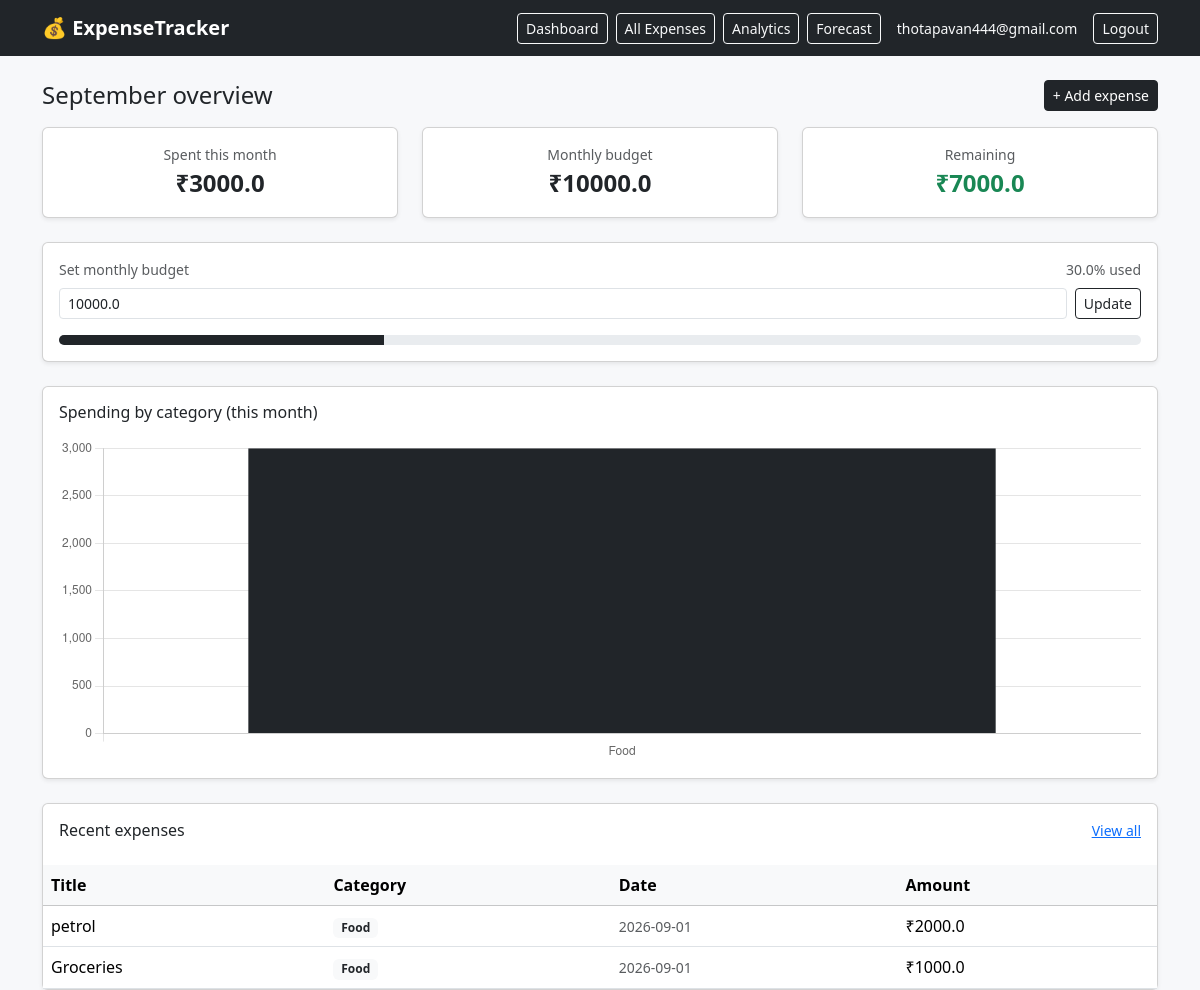
Page /dashboard (signed in) on the earlier database version.
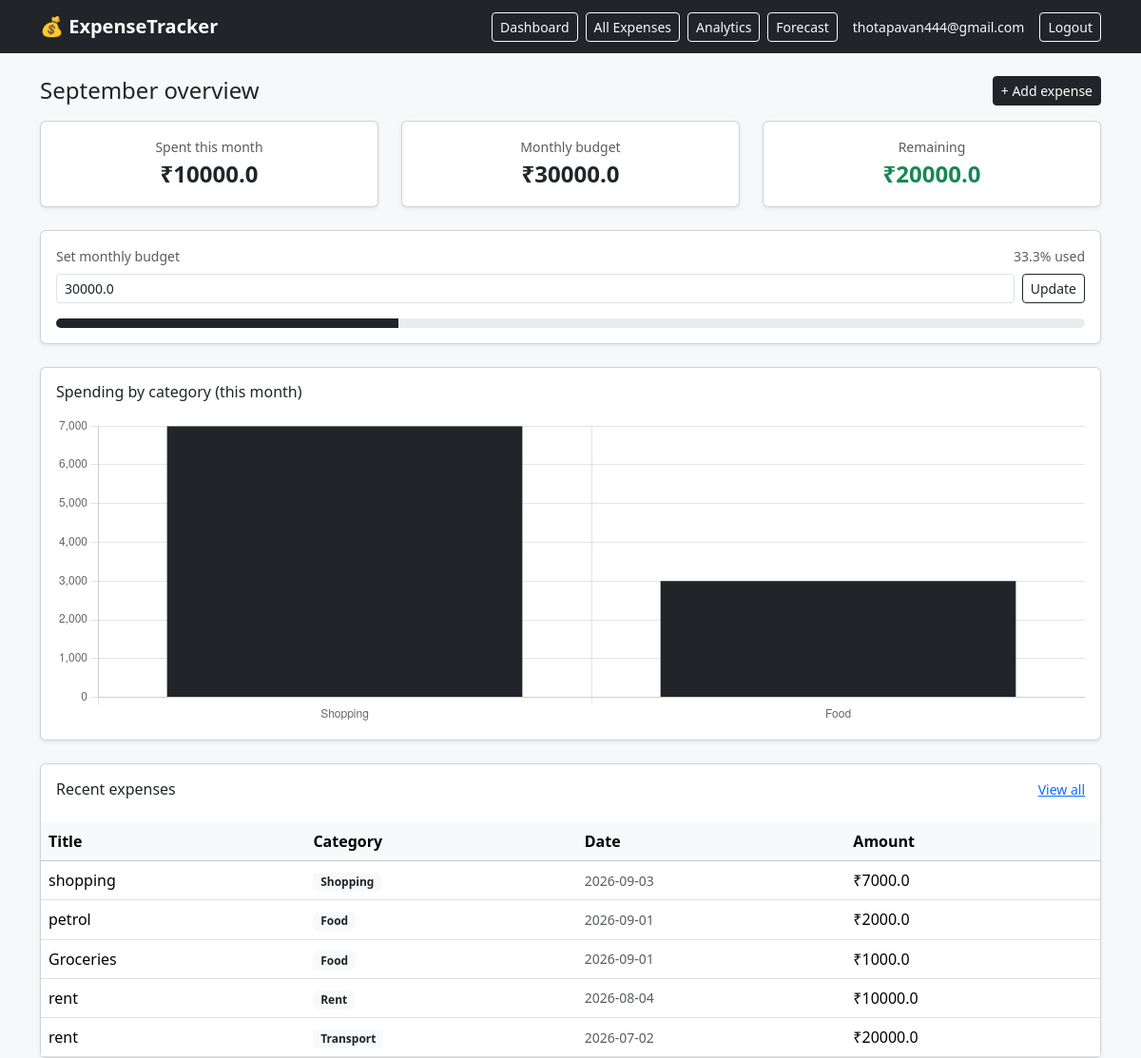
Same page on the later database version.
### models.py (models this page shows, shortened)
class User(UserMixin, db.Model):
    id = db.Column(db.Integer, primary_key=True)
    email = db.Column(db.String(120), unique=True, nullable=False)
    password_hash = db.Column(db.String(200), nullable=False)
    monthly_budget = db.Column(db.Float, default=0.0)
    expenses = db.relationship("Expense", backref="owner", lazy=True, cascade="all, delete-orphan")

class Expense(db.Model):
    id = db.Column(db.Integer, primary_key=True)
    user_id = db.Column(db.Integer, db.ForeignKey("user.id"), nullable=False)
    title = db.Column(db.String(120), nullable=False)
    amount = db.Column(db.Float, nullable=False)
    category = db.Column(db.String(50), default="Other")
    note = db.Column(db.String(255), default="")
    expense_date = db.Column(db.Date, default=date.today)
    created_at = db.Column(db.Date, default=date.today)

### app.py (the view)
    @app.route("/dashboard")
    @login_required
    def dashboard():
        today = date.today()
        month_start = today.replace(day=1)
        month_expenses = Expense.query.filter(
            Expense.user_id == current_user.id,
            Expense.expense_date >= month_start,
        ).order_by(Expense.expense_date.desc()).all()
        recent_expenses = Expense.query.filter_by(user_id=current_user.id).order_by(
            Expense.expense_date.desc(), Expense.id.desc()
        ).limit(10).all()
        total_month = round(sum(e.amount for e in month_expenses), 2)
        budget = current_user.monthly_budget or 0
        remaining = round(budget - total_month, 2)
        percent_used = round((total_month / budget) * 100, 1) if budget > 0 else None
        category_totals = defaultdict(float)
        for e in month_expenses:
            category_totals[e.category] += e.amount
        chart_labels = list(category_totals.keys())
        chart_values = [round(v, 2) for v in category_totals.values()]
        return render_template(
            "dashboard.html",
            recent_expenses=recent_expenses,
            total_month=total_month,
            budget=budget,
            remaining=remaining,
            percent_used=percent_used,
            chart_labels=chart_labels,
            chart_values=chart_values,
            month_name=calendar.month_name[today.month],
        )

### templates/dashboard.html (shortened to what this page needs)
{% extends "base.html" %}
{% block content %}
<div class="d-flex justify-content-between align-items-center mb-3">
  <h4 class="mb-0">{{ month_name }} overview</h4>
  <a href="{{ url_for('add_expense') }}" class="btn btn-dark btn-sm">+ Add expense</a>
</div>
<div class="row mb-4">
  <div class="col-md-4">
    <div class="card shadow-sm text-center p-3">
      <div class="text-muted small">Spent this month</div>
      <div class="fs-4 fw-bold">₹{{ total_month }}</div>
    </div>
  </div>
  <div class="col-md-4">
    <div class="card shadow-sm text-center p-3">
      <div class="text-muted small">Monthly budget</div>
      <div class="fs-4 fw-bold">₹{{ budget }}</div>
    </div>
  </div>
  <div class="col-md-4">
    <div class="card shadow-sm text-center p-3">
      <div class="text-muted small">Remaining</div>
      <div class="fs-4 fw-bold {{ 'text-danger' if remaining < 0 else 'text-success' }}">₹{{ remaining }}</div>
    </div>
  </div>
</div>
<div class="card shadow-sm mb-4">
  <div class="card-body">
    <div class="d-flex justify-content-between align-items-center mb-2">
      <span class="small text-muted">Set monthly budget</span>
      {% if percent_used is not none %}
        <span class="small {{ 'text-danger' if percent_used >= 100 else 'text-muted' }}">{{ percent_used }}% used</span>
      {% endif %}
    </div>
    <form method="POST" action="{{ url_for('set_budget') }}" class="d-flex gap-2 mb-3">
      <input type="number" step="0.01" name="monthly_budget" class="form-control form-control-sm"
             value="{{ budget }}" placeholder="e.g. 10000">
      <button type="submit" class="btn btn-sm btn-outline-dark">Update</button>
    </form>
    {% if percent_used is not none %}
    <div class="progress">
      <div class="progress-bar {{ 'bg-danger' if percent_used >= 100 else 'bg-dark' }}"
           style="width: {{ [percent_used, 100]|min }}%"></div>
    </div>
    {% endif %}
  </div>
</div>
{% if chart_labels %}
<div class="card shadow-sm mb-4">
  <div class="card-body">
    <h6 class="mb-3">Spending by category (this month)</h6>
    <canvas id="categoryChart" height="90"></canvas>
  </div>
</div>
{% endif %}
<div class="card shadow-sm">
  <div class="card-body">
    <div class="d-flex justify-content-between align-items-center mb-2">
      <h6 class="mb-0">Recent expenses</h6>
      <a href="{{ url_for('list_expenses') }}" class="small">View all</a>
    </div>
  </div>
  <div class="table-responsive">
    <table class="table table-hover align-middle mb-0">
      <thead class="table-light">
        <tr><th>Title</th><th>Category</th><th>Date</th><th>Amount</th></tr>
      </thead>
      <tbody>
        {% for e in recent_expenses %}
        <tr>
          <td>{{ e.title }}</td>
          <td><span class="badge bg-light text-dark">{{ e.category }}</span></td>
          <td class="small text-muted">{{ e.expense_date }}</td>
          <td>₹{{ e.amount }}</td>
        </tr>
        {% else %}
        <tr><td colspan="4" class="text-center text-muted py-4">No expenses yet. Add one to get started.</td></tr>
        {% endfor %}
      </tbody>
    </table>
  </div>
</div>
{% if chart_labels %}
<script>
  const ctx = document.getElementById('categoryChart');
  new Chart(ctx, {
    type: 'bar',
    data: {
      labels: {{ chart_labels|tojson }},
      datasets: [{
        label: 'Amount (₹)',
        data: {{ chart_values|tojson }},
        backgroundColor: '#212529'
      }]
    },
    options: {
      plugins: { legend: { display: false } },
      scales: { y: { beginAtZero: true } }
    }
  });
</script>
{% endif %}
{% endblock %}

### templates/base.html (shortened to what this page needs)
<!doctype html>
<html lang="en">
<head>
  <link href="{{ url_for('static', filename='css/bootstrap.min.css') }}" rel="stylesheet">
</head>
<body>
  <nav class="navbar navbar-expand-lg navbar-dark bg-dark mb-4">
    <div class="container">
      <a class="navbar-brand" href="{{ url_for('index') }}">💰 ExpenseTracker</a>
      {% if current_user.is_authenticated %}
        <div class="d-flex align-items-center">
          <a href="{{ url_for('dashboard') }}" class="btn btn-sm btn-outline-light me-2">Dashboard</a>
          <a href="{{ url_for('list_expenses') }}" class="btn btn-sm btn-outline-light me-2">All Expenses</a>
          <a href="{{ url_for('analytics') }}" class="btn btn-sm btn-outline-light me-2">Analytics</a>
          <a href="{{ url_for('forecast') }}" class="btn btn-sm btn-outline-light me-3">Forecast</a>
          <span class="text-light me-3 small">{{ current_user.email }}</span>
          <a href="{{ url_for('logout') }}" class="btn btn-outline-light btn-sm">Logout</a>
        </div>
      {% endif %}
    </div>
  </nav>
  <div class="container">
    {% block content %}{% endblock %}
  </div>
</body>
</html>

### templates/base.html (style rules this page uses)
body { background: #f7f8fa; }
.navbar-brand { font-weight: 600; }
.progress { height: 10px; }

Differences in the rows shown:
changed User "thotapavan444@gmail.com": monthly_budget "10000.0" → "30000.0"
added Expense: title "shopping", category "Shopping", expense_date "2026-09-03", amount "7000.0"
added Expense: title "rent", category "Rent", expense_date "2026-08-04", amount "10000.0"
added Expense: title "rent", category "Transport", expense_date "2026-07-02", amount "20000.0"
Other differences:
{{ total_month }}: "3000.0" → "10000.0"
{{ remaining }}: "7000.0" → "20000.0"
{{ percent_used }}: "30.0" → "33.3"
{{ [percent_used, 100]|min }}: 30.0 → 33.3 (drawn)
chart data {{ chart_labels|tojson }}: ["Food"] → ["Shopping", "Food"]
chart data {{ chart_values|tojson }}: [3000.0] → [7000.0, 3000.0]
